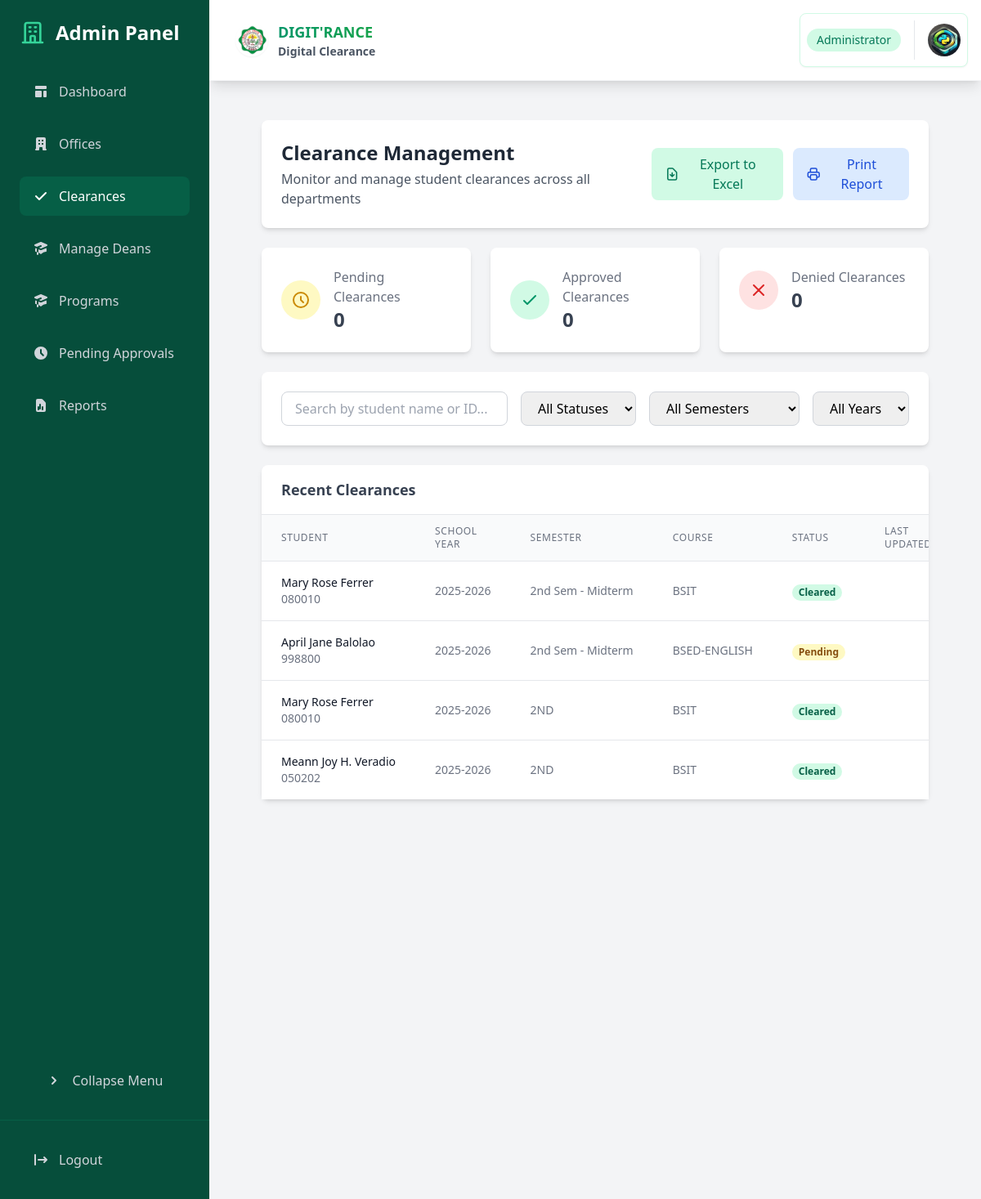
The page /dashboard/admin/clearances/ (signed in) on the database its author committed.
### core/models.py (models this page shows, shortened)
class Clearance(models.Model):
    student = models.ForeignKey(Student, on_delete=models.CASCADE, related_name='clearances')
    school_year = models.CharField(max_length=9)
    semester = models.CharField(max_length=7, choices=SEMESTER_CHOICES)
    is_cleared = models.BooleanField(default=False)
    cleared_date = models.DateTimeField(null=True, blank=True)
    program_chair_approved = models.BooleanField(default=False)
    created_at = models.DateTimeField(auto_now_add=True)
    class Meta:
        unique_together = ['student', 'school_year', 'semester']
        ordering = ['-school_year', '-semester']

class Student(models.Model):
    user = models.OneToOneField(User, on_delete=models.CASCADE)
    student_id = models.CharField(max_length=20, unique=True)
    course = models.ForeignKey(Course, on_delete=models.PROTECT)
    program_chair = models.ForeignKey('ProgramChair', on_delete=models.SET_NULL, null=True, blank=True)
    dormitory_owner = models.ForeignKey('Staff', on_delete=models.SET_NULL, null=True, blank=True, related_name='dormitory_students')
    year_level = models.IntegerField()
    contact_number = models.CharField(max_length=20, blank=True, null=True)
    is_boarder = models.BooleanField(default=False)
    boarder_since = models.DateTimeField(verbose_name="Date Started as a Boarder", null=True, blank=True)
    created_at = models.DateTimeField(auto_now_add=True)
    is_approved = models.BooleanField(default=False)
    rejection_reason = models.TextField(blank=True, null=True)
    profile_picture = models.ImageField(upload_to='student_profiles/', null=True, blank=True)
    def get_full_name(self):
        return self.user.get_full_name()

class Course(models.Model):
    code = models.CharField(max_length=10, unique=True)
    name = models.CharField(max_length=100)
    dean = models.ForeignKey(Dean, on_delete=models.PROTECT, related_name='courses')
    is_active = models.BooleanField(default=True)
    created_at = models.DateTimeField(auto_now_add=True)
    updated_at = models.DateTimeField(auto_now=True)
    class Meta:
        ordering = ['code']

### core/views.py (the view)
# urls.py: path('dashboard/admin/clearances/', views.admin_clearances, name='admin_clearances'),
@login_required
@user_passes_test(lambda u: u.is_superuser)
def admin_clearances(request):
    clearances = Clearance.objects.select_related('student').all().order_by('-school_year', '-semester')
    return render(request, 'admin/clearances.html', {
        'clearances': clearances,
        'clearance_stats': {
            'pending': ClearanceRequest.objects.filter(status='PENDING').count(),
            'approved': ClearanceRequest.objects.filter(status='APPROVED').count(),
            'denied': ClearanceRequest.objects.filter(status='DENIED').count(),
        },
        'recent_clearances': Clearance.objects.select_related('student').order_by('-created_at')[:5],
    })

### core/models.py (called while the page is built)
    def get_profile_picture_url(self):
        return self.profile_picture.url if self.profile_picture else static('img/default-profile.png')

### templates/admin/clearances.html (shortened to what this page needs)
{% extends 'admin/base_admin.html' %}
{% block admin_content %}
<div class="space-y-6">
    <div class="bg-white rounded-lg shadow-md p-6">
        <div class="flex justify-between items-center">
            <div>
                <h1 class="text-2xl font-bold text-gray-800">Clearance Management</h1>
                <p class="text-gray-600 mt-1">Monitor and manage student clearances across all departments</p>
            </div>
            <div class="flex space-x-3">
                <button onclick="exportToExcel()" class="inline-flex items-center px-4 py-2 bg-emerald-100 text-emerald-700 rounded-lg hover:bg-emerald-200">
                    <svg class="w-5 h-5 mr-2" fill="none" stroke="currentColor" viewBox="0 0 24 24">
                        <path stroke-linecap="round" stroke-linejoin="round" stroke-width="2" d="M12 10v6m0 0l-3-3m3 3l3-3m2 8H7a2 2 0 01-2-2V5a2 2 0 012-2h5.586a1 1 0 01.707.293l5.414 5.414a1 1 0 01.293.707V19a2 2 0 01-2 2z" />
                    </svg>
                    Export to Excel
                </button>
                <button onclick="printReport()" class="inline-flex items-center px-4 py-2 bg-blue-100 text-blue-700 rounded-lg hover:bg-blue-200">
                    Print Report
                </button>
            </div>
        </div>
    </div>
    <div class="grid grid-cols-1 md:grid-cols-3 gap-6">
        <div class="bg-white rounded-lg shadow-md p-6">
            <div class="flex items-center">
                <div class="p-3 rounded-full bg-yellow-100">
                    <svg class="w-6 h-6 text-yellow-600" fill="none" stroke="currentColor" viewBox="0 0 24 24">
                        <path stroke-linecap="round" stroke-linejoin="round" stroke-width="2" d="M12 8v4l3 3m6-3a9 9 0 11-18 0 9 9 0 0118 0z" />
                    </svg>
                </div>
                <div class="ml-4">
                    <p class="text-gray-500">Pending Clearances</p>
                    <p class="text-2xl font-semibold text-gray-700">{{ clearance_stats.pending }}</p>
                </div>
            </div>
        </div>
        <div class="bg-white rounded-lg shadow-md p-6">
            <div class="flex items-center">
                <div class="p-3 rounded-full bg-emerald-100">
                    <svg class="w-6 h-6 text-emerald-600" fill="none" stroke="currentColor" viewBox="0 0 24 24">
                        <path stroke-linecap="round" stroke-linejoin="round" stroke-width="2" d="M5 13l4 4L19 7" />
                    </svg>
                </div>
                <div class="ml-4">
                    <p class="text-gray-500">Approved Clearances</p>
                    <p class="text-2xl font-semibold text-gray-700">{{ clearance_stats.approved }}</p>
                </div>
            </div>
        </div>
        <div class="bg-white rounded-lg shadow-md p-6">
            <div class="flex items-center">
                <div class="p-3 rounded-full bg-red-100">
                    <svg class="w-6 h-6 text-red-600" fill="none" stroke="currentColor" viewBox="0 0 24 24">
                        <path stroke-linecap="round" stroke-linejoin="round" stroke-width="2" d="M6 18L18 6M6 6l12 12" />
                    </svg>
                </div>
                <div class="ml-4">
                    <p class="text-gray-500">Denied Clearances</p>
                    <p class="text-2xl font-semibold text-gray-700">{{ clearance_stats.denied }}</p>
                </div>
            </div>
        </div>
    </div>
    <div class="bg-white rounded-lg shadow-md p-6">
        <div class="flex flex-col md:flex-row md:items-center md:justify-between space-y-4 md:space-y-0 md:space-x-4">
            <div class="flex-1">
                <input type="text" id="searchClearance" placeholder="Search by student name or ID..."
                       class="w-full px-4 py-2 border border-gray-300 rounded-lg focus:ring-2 focus:ring-emerald-500 focus:border-emerald-500">
            </div>
            <div class="flex space-x-4">
                <select id="statusFilter" class="px-4 py-2 border border-gray-300 rounded-lg focus:ring-2 focus:ring-emerald-500 focus:border-emerald-500">
                    <option value="">All Statuses</option>
                </select>
                <select id="semesterFilter" class="px-4 py-2 border border-gray-300 rounded-lg focus:ring-2 focus:ring-emerald-500 focus:border-emerald-500">
                    <option value="">All Semesters</option>
                </select>
                <select id="yearFilter" class="px-4 py-2 border border-gray-300 rounded-lg focus:ring-2 focus:ring-emerald-500 focus:border-emerald-500">
                    <option value="">All Years</option>
                </select>
            </div>
        </div>
    </div>
    <div class="bg-white rounded-lg shadow-md">
        <div class="px-6 py-4 border-b border-gray-200">
            <h2 class="text-lg font-semibold text-gray-700">Recent Clearances</h2>
        </div>
        <div class="overflow-x-auto">
            <table class="min-w-full divide-y divide-gray-200">
                <thead class="bg-gray-50">
                    <tr>
                        <th class="px-6 py-3 text-left text-xs font-medium text-gray-500 uppercase tracking-wider">Student</th>
                        <th class="px-6 py-3 text-left text-xs font-medium text-gray-500 uppercase tracking-wider">School Year</th>
                        <th class="px-6 py-3 text-left text-xs font-medium text-gray-500 uppercase tracking-wider">Semester</th>
                        <th class="px-6 py-3 text-left text-xs font-medium text-gray-500 uppercase tracking-wider">Course</th>
                        <th class="px-6 py-3 text-left text-xs font-medium text-gray-500 uppercase tracking-wider">Status</th>
                        <th class="px-6 py-3 text-left text-xs font-medium text-gray-500 uppercase tracking-wider">Last Updated</th>
                    </tr>
                </thead>
                <tbody class="bg-white divide-y divide-gray-200" id="clearanceTableBody">
                    {% for clearance in clearances %}
                    <tr class="hover:bg-gray-50">
                        <td class="px-6 py-4 whitespace-nowrap">
                            <div class="flex items-center">
                                <div>
                                    <div class="text-sm font-medium text-gray-900">{{ clearance.student.get_full_name }}</div>
                                    <div class="text-sm text-gray-500">{{ clearance.student.student_id }}</div>
                                </div>
                            </div>
                        </td>
                        <td class="px-6 py-4 whitespace-nowrap text-sm text-gray-500">
                            {{ clearance.school_year }}
                        </td>
                        <td class="px-6 py-4 whitespace-nowrap text-sm text-gray-500">
                            {{ clearance.get_semester_display }}
                        </td>
                        <td class="px-6 py-4 whitespace-nowrap text-sm text-gray-500">
                            {{ clearance.student.course.code }}
                        </td>
                        <td class="px-6 py-4 whitespace-nowrap">
                            <span class="px-2 inline-flex text-xs leading-5 font-semibold rounded-full
                                {% if clearance.is_cleared %}bg-emerald-100 text-emerald-800
                                {% elif clearance.is_denied %}bg-red-100 text-red-800
                                {% else %}bg-yellow-100 text-yellow-800{% endif %}">
                                {% if clearance.is_cleared %}Cleared
                                {% elif clearance.is_denied %}Denied
                                {% else %}Pending{% endif %}
                            </span>
                        </td>
                        <td class="px-6 py-4 whitespace-nowrap text-sm text-gray-500">
                        </td>
                    </tr>
                    {% empty %}
                    <tr>
                        <td colspan="7" class="px-6 py-4 text-center text-sm text-gray-500">
                            No clearances found
                        </td>
                    </tr>
                    {% endfor %}
                </tbody>
            </table>
        </div>
    </div>
</div>
{% endblock %}

### rows shown on the page
Clearance: student.get_full_name "Mary Rose Ferrer", student.student_id "080010", school_year "2025-2026", semester "2nd Sem - Midterm", student.course.code "BSIT", is_cleared "Cleared"
Clearance: student.get_full_name "April Jane Balolao", student.student_id "998800", school_year "2025-2026", semester "2nd Sem - Midterm", student.course.code "BSED-ENGLISH", is_cleared "Pending"
Clearance: student.get_full_name "Mary Rose Ferrer", student.student_id "080010", school_year "2025-2026", semester "2ND", student.course.code "BSIT", is_cleared "Cleared"
Clearance: student.get_full_name "Meann Joy H. Veradio", student.student_id "050202", school_year "2025-2026", semester "2ND", student.course.code "BSIT", is_cleared "Cleared"

### other values the page prints
{{ clearance_stats.pending }} "0"
{{ clearance_stats.approved }} "0"
{{ clearance_stats.denied }} "0"
